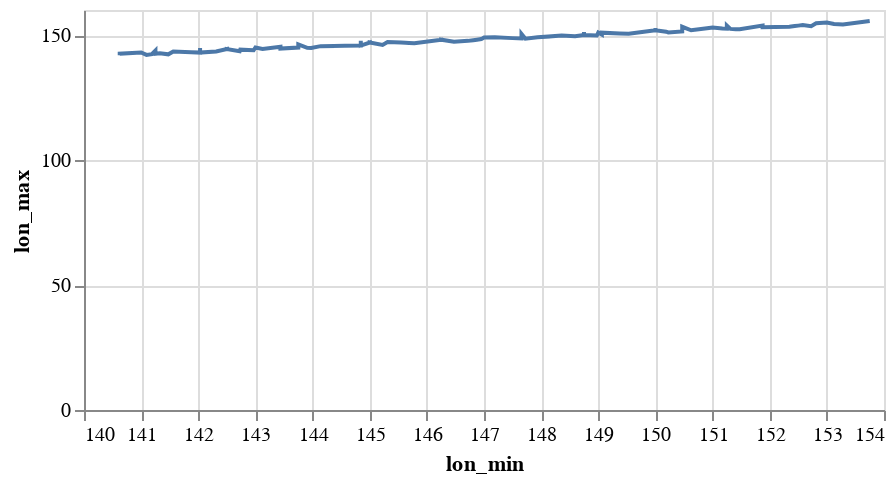

The notebook cell this image was saved under:
### Markdown cell above
Check linearity between `lon_min`, `lon_max`:

### Code cell
alt.Chart(data_smp).mark_line().encode(
    x="lon_min",
    y='lon_max'
).properties(
    width=400,
    height=200
)

### Figure 1 — Vega-Lite specification as saved in the notebook (floating-point values rounded to 4 significant figures; data arrays with more than 128 entries replaced by an {"elided": "..."} marker saying what was removed)
{"config": {"view": {"continuousWidth": 400, "continuousHeight": 300}}, "data": {"name": "data-1caba052152b21b63fac0b4f4d41f183"}, "mark": "line", "encoding": {"x": {"field": "lon_min", "type": "quantitative"}, "y": {"field": "lon_max", "type": "quantitative"}}, "height": 200, "width": 400, "$schema": "https://vega.github.io/schema/vega-lite/v4.17.0.json", "datasets": {"data-1caba052152b21b63fac0b4f4d41f183": {"elided": "2000 records"}}}
